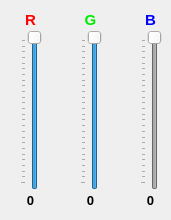
      <widget class="QWidget" name="tabRGB">
       <property name="autoFillBackground">
        <bool>true</bool>
       </property>
       <attribute name="title">
        <string>RGB</string>
       </attribute>
       <widget class="QSlider" name="verticalSliderR">
        <property name="geometry">
         <rect>
          <x>20</x>
          <y>30</y>
          <width>22</width>
          <height>160</height>
         </rect>
        </property>
        <property name="cursor">
         <cursorShape>SplitVCursor</cursorShape>
        </property>
        <property name="layoutDirection">
         <enum>Qt::LeftToRight</enum>
        </property>
        <property name="autoFillBackground">
         <bool>true</bool>
        </property>
        <property name="maximum">
         <number>255</number>
        </property>
        <property name="value">
         <number>255</number>
        </property>
        <property name="orientation">
         <enum>Qt::Vertical</enum>
        </property>
        <property name="invertedAppearance">
         <bool>false</bool>
        </property>
        <property name="tickPosition">
         <enum>QSlider::TicksAbove</enum>
        </property>
        <property name="tickInterval">
         <number>10</number>
        </property>
       </widget>
       <widget class="QSlider" name="verticalSliderG">
        <property name="geometry">
         <rect>
          <x>80</x>
          <y>30</y>
          <width>22</width>
          <height>160</height>
         </rect>
        </property>
        <property name="cursor">
         <cursorShape>SplitVCursor</cursorShape>
        </property>
        <property name="layoutDirection">
         <enum>Qt::LeftToRight</enum>
        </property>
        <property name="autoFillBackground">
         <bool>true</bool>
        </property>
        <property name="maximum">
         <number>255</number>
        </property>
        <property name="value">
         <number>255</number>
        </property>
        <property name="orientation">
         <enum>Qt::Vertical</enum>
        </property>
        <property name="invertedAppearance">
         <bool>false</bool>
        </property>
        <property name="tickPosition">
         <enum>QSlider::TicksAbove</enum>
        </property>
        <property name="tickInterval">
         <number>10</number>
        </property>
       </widget>
       <widget class="QSlider" name="verticalSliderB">
        <property name="enabled">
         <bool>false</bool>
        </property>
        <property name="geometry">
         <rect>
          <x>140</x>
          <y>30</y>
          <width>22</width>
          <height>160</height>
         </rect>
        </property>
        <property name="cursor">
         <cursorShape>SplitVCursor</cursorShape>
        </property>
        <property name="layoutDirection">
         <enum>Qt::LeftToRight</enum>
        </property>
        <property name="autoFillBackground">
         <bool>true</bool>
        </property>
        <property name="maximum">
         <number>255</number>
        </property>
        <property name="value">
         <number>255</number>
        </property>
        <property name="orientation">
         <enum>Qt::Vertical</enum>
        </property>
        <property name="invertedAppearance">
         <bool>false</bool>
        </property>
        <property name="tickPosition">
         <enum>QSlider::TicksAbove</enum>
        </property>
        <property name="tickInterval">
         <number>10</number>
        </property>
       </widget>
       <widget class="QLabel" name="label_B">
        <property name="geometry">
         <rect>
          <x>140</x>
          <y>10</y>
          <width>21</width>
          <height>20</height>
         </rect>
        </property>
        <property name="font">
         <font>
          <pointsize>11</pointsize>
          <bold>true</bold>
          <stylestrategy>PreferAntialias</stylestrategy>
         </font>
        </property>
        <property name="layoutDirection">
         <enum>Qt::LeftToRight</enum>
        </property>
        <property name="styleSheet">
         <string notr="true">color: rgb(0, 0, 255);</string>
        </property>
        <property name="text">
         <string>B</string>
        </property>
        <property name="alignment">
         <set>Qt::AlignCenter</set>
        </property>
       </widget>
       <widget class="QLabel" name="label_R">
        <property name="geometry">
         <rect>
          <x>20</x>
          <y>10</y>
          <width>21</width>
          <height>20</height>
         </rect>
        </property>
        <property name="font">
         <font>
          <pointsize>11</pointsize>
          <bold>true</bold>
          <stylestrategy>PreferAntialias</stylestrategy>
         </font>
        </property>
        <property name="layoutDirection">
         <enum>Qt::LeftToRight</enum>
        </property>
        <property name="styleSheet">
         <string notr="true">color: rgb(255, 0, 0);</string>
        </property>
        <property name="text">
         <string>R</string>
        </property>
        <property name="alignment">
         <set>Qt::AlignCenter</set>
        </property>
       </widget>
       <widget class="QLabel" name="label_G">
        <property name="geometry">
         <rect>
          <x>80</x>
          <y>10</y>
          <width>21</width>
          <height>20</height>
         </rect>
        </property>
        <property name="font">
         <font>
          <pointsize>11</pointsize>
          <bold>true</bold>
          <stylestrategy>PreferAntialias</stylestrategy>
         </font>
        </property>
        <property name="layoutDirection">
         <enum>Qt::LeftToRight</enum>
        </property>
        <property name="styleSheet">
         <string notr="true">color: rgb(0, 235, 0);</string>
        </property>
        <property name="text">
         <string>G</string>
        </property>
        <property name="alignment">
         <set>Qt::AlignCenter</set>
        </property>
       </widget>
       <widget class="QLabel" name="label_RVal">
        <property name="geometry">
         <rect>
          <x>20</x>
          <y>190</y>
          <width>21</width>
          <height>21</height>
         </rect>
        </property>
        <property name="font">
         <font>
          <pointsize>10</pointsize>
          <bold>true</bold>
          <stylestrategy>PreferAntialias</stylestrategy>
         </font>
        </property>
        <property name="text">
         <string>0</string>
        </property>
        <property name="alignment">
         <set>Qt::AlignCenter</set>
        </property>
       </widget>
       <widget class="QLabel" name="label_GVal">
        <property name="geometry">
         <rect>
          <x>80</x>
          <y>190</y>
          <width>21</width>
          <height>21</height>
         </rect>
        </property>
        <property name="font">
         <font>
          <pointsize>10</pointsize>
          <bold>true</bold>
          <stylestrategy>PreferAntialias</stylestrategy>
         </font>
        </property>
        <property name="text">
         <string>0</string>
        </property>
        <property name="alignment">
         <set>Qt::AlignCenter</set>
        </property>
       </widget>
       <widget class="QLabel" name="label_BVal">
        <property name="geometry">
         <rect>
          <x>140</x>
          <y>190</y>
          <width>21</width>
          <height>21</height>
         </rect>
        </property>
        <property name="font">
         <font>
          <pointsize>10</pointsize>
          <bold>true</bold>
          <stylestrategy>PreferAntialias</stylestrategy>
         </font>
        </property>
        <property name="text">
         <string>0</string>
        </property>
        <property name="alignment">
         <set>Qt::AlignCenter</set>
        </property>
       </widget>
      </widget>
